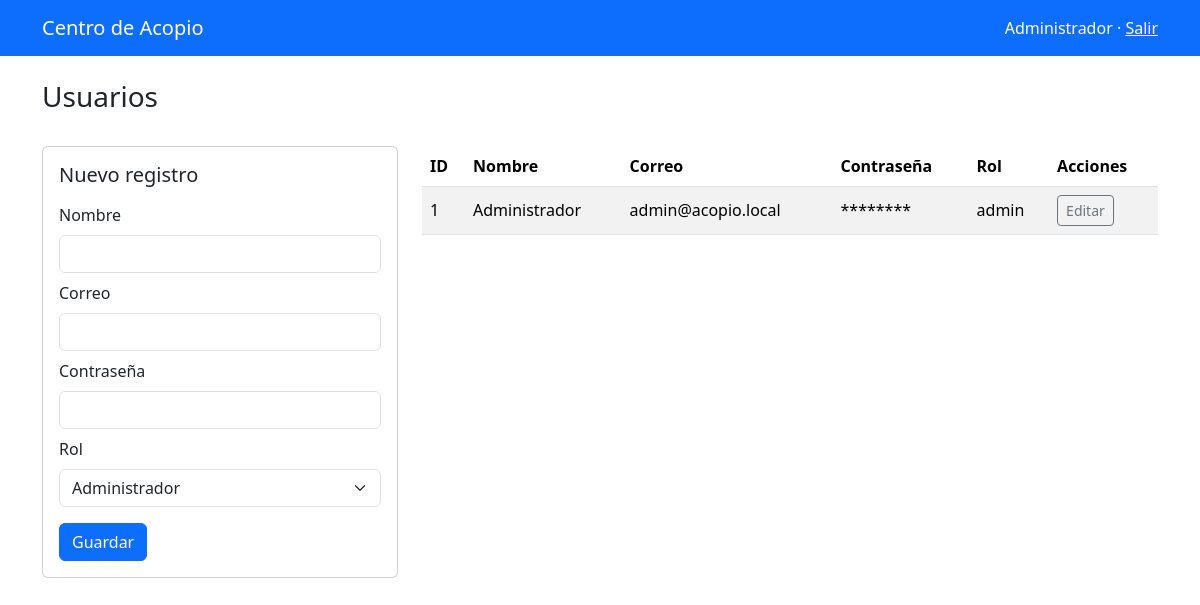
The app's page /modules/usuarios.php (signed in) with its own data.
### tables this page shows
CREATE TABLE usuarios (
    id INT UNSIGNED AUTO_INCREMENT PRIMARY KEY,
    nombre VARCHAR(100) NOT NULL,
    email VARCHAR(150) NOT NULL UNIQUE,
    password VARCHAR(255) NOT NULL,
    rol ENUM('admin', 'capturista') NOT NULL DEFAULT 'capturista',
    creado_en TIMESTAMP DEFAULT CURRENT_TIMESTAMP
);

### controllers/crud.php (called while the page is built, shortened)
<?php
require_once dirname(__DIR__) . '/config/database.php';
require dirname(__DIR__) . '/includes/modules.php';
require dirname(__DIR__) . '/includes/crud.php';
$definition = $modules[$module];
$page = basename($_SERVER['SCRIPT_NAME']);
$basePath = '..';
$rows = fetchCrudRows($pdo, $definition);
$editing = fetchCrudEditing($pdo, $definition, isset($_GET['edit']) ? (int) $_GET['edit'] : null);
$pageTitle = $definition['title'];
require dirname(__DIR__) . '/includes/header.php';
require dirname(__DIR__) . '/views/crud.php';
require dirname(__DIR__) . '/includes/footer.php';

### modules/usuarios.php (called while the page is built)
<?php $module = 'usuarios'; require dirname(__DIR__) . '/controllers/crud.php'; ?>

### config/database.php (called while the page is built, shortened)
<?php
function e(string|int|float|null $value): string
{
    return htmlspecialchars((string) $value, ENT_QUOTES, 'UTF-8');
}

### includes/crud.php (called while the page is built, shortened)
<?php
function fetchCrudRows(PDO $pdo, array $definition): array
{
    return $pdo->query("SELECT * FROM {$definition['table']} ORDER BY id DESC")->fetchAll();
}
function fetchCrudEditing(PDO $pdo, array $definition, ?int $id): ?array
{
    if (!$id) {
        return null;
    }
    $statement = $pdo->prepare("SELECT * FROM {$definition['table']} WHERE id = ?");
    $statement->execute([$id]);
    return $statement->fetch() ?: null;
}

### includes/modules.php (called while the page is built, shortened)
<?php
$modules = [
    'usuarios' => ['title' => 'Usuarios', 'table' => 'usuarios', 'fields' => [
        'nombre' => ['label' => 'Nombre', 'type' => 'text'],
        'email' => ['label' => 'Correo', 'type' => 'email'],
        'password' => ['label' => 'Contraseña', 'type' => 'password'],
        'rol' => ['label' => 'Rol', 'type' => 'select', 'options' => [
            'admin' => 'Administrador',
            'capturista' => 'Capturista',
        ]],
    ]],
    'materiales' => ['title' => 'Materiales', 'table' => 'materiales', 'fields' => [
        'nombre' => ['label' => 'Nombre', 'type' => 'text'],
        'categoria' => ['label' => 'Categoría', 'type' => 'text'],
        'unidad' => ['label' => 'Unidad', 'type' => 'text'],
        'existencia' => ['label' => 'Existencia', 'type' => 'number'],
        'minimo' => ['label' => 'Mínimo', 'type' => 'number'],
    ]],
    'proveedores' => ['title' => 'Proveedores', 'table' => 'proveedores', 'fields' => [
        'nombre' => ['label' => 'Nombre', 'type' => 'text'],
        'telefono' => ['label' => 'Teléfono', 'type' => 'text'],
        'email' => ['label' => 'Correo', 'type' => 'email'],
        'direccion' => ['label' => 'Dirección', 'type' => 'text'],
    ]],
    'donaciones' => ['title' => 'Donaciones', 'table' => 'donaciones', 'fields' => [
        'proveedor_id' => ['label' => 'Proveedor', 'type' => 'select', 'options' => []],
        'material_id' => ['label' => 'Material', 'type' => 'select', 'options' => []],
        'cantidad' => ['label' => 'Cantidad', 'type' => 'number'],
        'fecha' => ['label' => 'Fecha', 'type' => 'date'],
        'observaciones' => ['label' => 'Observaciones', 'type' => 'text'],
    ]],
    'salidas' => ['title' => 'Salidas', 'table' => 'salidas', 'fields' => [
        'material_id' => ['label' => 'Material', 'type' => 'select', 'options' => []],
        'cantidad' => ['label' => 'Cantidad', 'type' => 'number'],
        'beneficiario' => ['label' => 'Beneficiario', 'type' => 'text'],
        'fecha' => ['label' => 'Fecha', 'type' => 'date'],
        'observaciones' => ['label' => 'Observaciones', 'type' => 'text'],
    ]],
];
$providerOptions = $pdo->query('SELECT id, nombre FROM proveedores ORDER BY nombre')->fetchAll();
$materialOptions = $pdo->query('SELECT id, nombre FROM materiales ORDER BY nombre')->fetchAll();
$modules['donaciones']['fields']['proveedor_id']['options'] = [0 => 'Sin proveedor'] + array_column($providerOptions, 'nombre', 'id');
$modules['donaciones']['fields']['material_id']['options'] = array_column($materialOptions, 'nombre', 'id');
$modules['salidas']['fields']['material_id']['options'] = array_column($materialOptions, 'nombre', 'id');

### views/crud.php (the view, shortened to what this page needs)
<div class="d-flex justify-content-between align-items-center mb-4"><h1 class="h3"><?= e($pageTitle) ?></h1></div>
<div class="row g-4">
  <div class="col-lg-4"><div class="card"><div class="card-body">
    <h2 class="h5"><?= $editing ? 'Editar registro' : 'Nuevo registro' ?></h2>
    <form method="post">
      <?php foreach ($definition['fields'] as $name => $field): ?>
        <label class="form-label mt-2"><?= e($field['label']) ?></label>
        <?php if ($field['type'] === 'select'): ?>
          <select class="form-select" name="<?= e($name) ?>" required>
            <?php foreach ($field['options'] as $optionValue => $optionLabel): ?>
              <option value="<?= e($optionValue) ?>" <?= (string) ($editing[$name] ?? '') === (string) $optionValue ? 'selected' : '' ?>><?= e($optionLabel) ?></option>
            <?php endforeach; ?>
          </select>
        <?php else: ?>
          <input class="form-control" type="<?= e($field['type']) ?>" name="<?= e($name) ?>" value="<?= $field['type'] === 'password' ? '' : e($editing[$name] ?? '') ?>" <?= $name === 'nombre' || ($name === 'password' && !$editing) || ($name !== 'password' && $name !== 'observaciones') ? 'required' : '' ?>>
        <?php endif; ?>
      <?php endforeach; ?>
      <button class="btn btn-primary mt-3">Guardar</button>
    </form>
  </div></div></div>
  <div class="col-lg-8"><div class="table-responsive"><table class="table table-striped align-middle">
    <thead><tr><th>ID</th><?php foreach ($definition['fields'] as $field): ?><th><?= e($field['label']) ?></th><?php endforeach; ?><th>Acciones</th></tr></thead>
    <tbody>
    <?php foreach ($rows as $row): ?><tr>
      <td><?= e($row['id']) ?></td>
      <?php foreach ($definition['fields'] as $name => $field): ?><td><?= $name === 'password' ? '********' : e($row[$name]) ?></td><?php endforeach; ?>
      <td class="text-nowrap">
        <a class="btn btn-sm btn-outline-secondary" href="<?= e($page) ?>?edit=<?= e($row['id']) ?>">Editar</a>
      </td>
    </tr><?php endforeach; ?>
    </tbody>
  </table></div></div>
</div>

### includes/header.php (shortened to what this page needs)
<!doctype html>
<html lang="es">
<head>
  <link href="https://cdn.jsdelivr.net/npm/bootstrap@5.3.3/dist/css/bootstrap.min.css" rel="stylesheet">
</head>
<body>
<nav class="navbar navbar-dark bg-primary">
  <div class="container">
    <a class="navbar-brand" href="<?= e($basePath) ?>/index.php">Centro de Acopio</a>
    <span class="text-white"><?= e($_SESSION['usuario']['nombre']) ?> · <a class="text-white" href="<?= e($basePath) ?>/index.php?action=logout">Salir</a></span>
  </div>
</nav>
<main class="container py-4">

### includes/footer.php
</main>
</body>
</html>

### records on screen
usuarios: id "1", nombre "Administrador", email "admin@acopio.local", rol "admin"

### other values on screen
$_SESSION['usuario']['nombre'] "Administrador"
$pageTitle "Usuarios"
$field['label'] "Nombre"
$field['label'] "Correo"
$field['label'] "Contraseña"
$field['label'] "Rol"
form field rol "Administrador"
